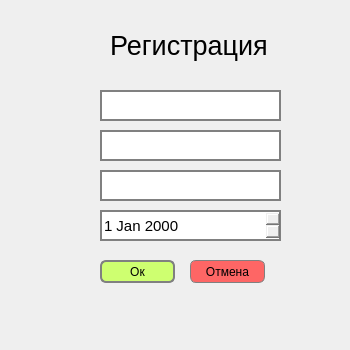
<?xml version="1.0" encoding="UTF-8"?>
<ui version="4.0">
 <class>Dialog</class>
 <widget class="QDialog" name="Dialog">
  <property name="geometry">
   <rect>
    <x>0</x>
    <y>0</y>
    <width>350</width>
    <height>350</height>
   </rect>
  </property>
  <property name="minimumSize">
   <size>
    <width>320</width>
    <height>350</height>
   </size>
  </property>
  <property name="maximumSize">
   <size>
    <width>350</width>
    <height>350</height>
   </size>
  </property>
  <property name="baseSize">
   <size>
    <width>320</width>
    <height>350</height>
   </size>
  </property>
  <property name="windowTitle">
   <string>Dialog</string>
  </property>
  <widget class="QLabel" name="label">
   <property name="geometry">
    <rect>
     <x>110</x>
     <y>20</y>
     <width>161</width>
     <height>51</height>
    </rect>
   </property>
   <property name="styleSheet">
    <string notr="true">font-size: 20pt;</string>
   </property>
   <property name="text">
    <string>Регистрация</string>
   </property>
  </widget>
  <widget class="QLineEdit" name="userName">
   <property name="geometry">
    <rect>
     <x>100</x>
     <y>90</y>
     <width>181</width>
     <height>31</height>
    </rect>
   </property>
   <property name="styleSheet">
    <string notr="true">border: 2px solid  gray;
font-size:11pt;
 </string>
   </property>
  </widget>
  <widget class="QLineEdit" name="password">
   <property name="geometry">
    <rect>
     <x>100</x>
     <y>130</y>
     <width>181</width>
     <height>31</height>
    </rect>
   </property>
   <property name="styleSheet">
    <string notr="true">border: 2px solid  gray;
font-size:11pt;
 </string>
   </property>
  </widget>
  <widget class="QLineEdit" name="password2">
   <property name="geometry">
    <rect>
     <x>100</x>
     <y>170</y>
     <width>181</width>
     <height>31</height>
    </rect>
   </property>
   <property name="styleSheet">
    <string notr="true">border: 2px solid  gray;
font-size:11pt;
 </string>
   </property>
  </widget>
  <widget class="QPushButton" name="sendButton">
   <property name="geometry">
    <rect>
     <x>100</x>
     <y>260</y>
     <width>75</width>
     <height>23</height>
    </rect>
   </property>
   <property name="styleSheet">
    <string notr="true">border-radius: 6px;
background-color: #CEFF70;
border: 2px solid  gray;</string>
   </property>
   <property name="text">
    <string>Ок</string>
   </property>
  </widget>
  <widget class="QPushButton" name="cancelButton">
   <property name="geometry">
    <rect>
     <x>190</x>
     <y>260</y>
     <width>75</width>
     <height>23</height>
    </rect>
   </property>
   <property name="styleSheet">
    <string notr="true">border-radius: 6px;
background-color:#FE6665;
border: 1px solid  gray;</string>
   </property>
   <property name="text">
    <string>Отмена</string>
   </property>
  </widget>
  <widget class="QDateEdit" name="birthDate">
   <property name="geometry">
    <rect>
     <x>100</x>
     <y>210</y>
     <width>181</width>
     <height>31</height>
    </rect>
   </property>
   <property name="styleSheet">
    <string notr="true">border: 2px solid  gray;
font-size:11pt;
 </string>
   </property>
  </widget>
 </widget>
 <resources/>
 <connections/>
</ui>
